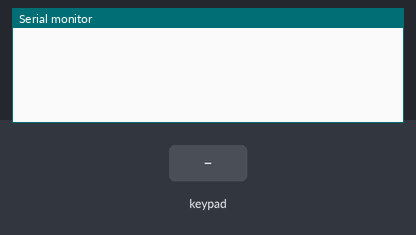
The sketch below on a simulated Arduino Uno, built with avr-gcc and run on an emulated ATmega328P. Parts: the last lines printed to the serial monitor. Wiring (inferred from the names in the program): 4×4 keypad with keys 1 2 3 A 4 5 6 B 7 8 9 C * 0 # D: rows pin 11, pin 10, pin 9, pin 8; columns pin 7, pin 6, pin 5, pin 4. The inputs (shaded band) are chosen by the test bench.

Above: at 1.2 s.
1.3 s: key '1' pressed
At 2.2 s:
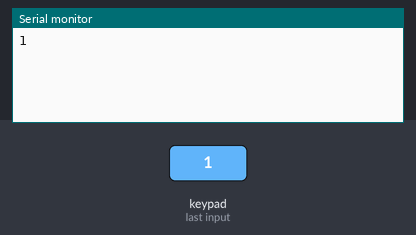
2.8 s: keypad keys 1 1 1 0 9 8 # pressed 0.4 s apart
At 6.4 s:
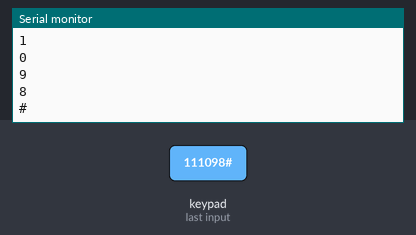
7.1 s: key 'A' pressed
At 7.9 s:
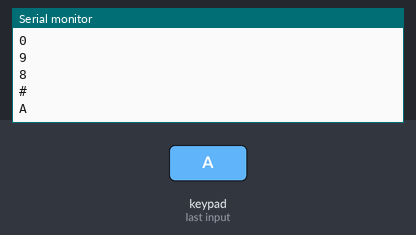
8.6 s: keypad keys 1 1 1 0 9 8 * pressed 0.4 s apart
At 12.0 s:
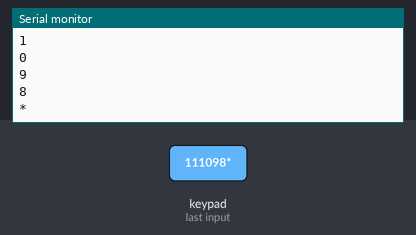
12.9 s: key 'B' pressed
At 13.5 s:
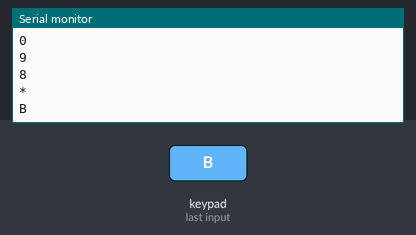
14.4 s: keypad keys 1 1 1 0 9 8 D pressed 0.4 s apart
At 17.6 s:
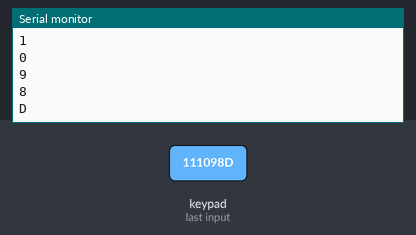
Timing chart, 0 to 19.1 s (numbered marks = the images above; inputs shaded):
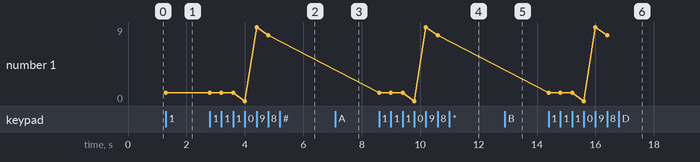

The sketch:

KeyboardScanning.ino
```cpp
// (C) Jitish Rajankumar Padhya, Raghav Tengse, Utkarsh Singh, group: 23 (2024)
// Work package 3
// Exercise 3:Keyboard Scanning
// Submission code: 2345166
const int numRows = 4;
const int numCols = 4;

// Define the key map: a 4x4 matrix that maps keys on the keypad to characters.map
char keys[numRows][numCols] = {
  {'1', '2', '3', 'A'},//First row of the keypad matrix
  {'4', '5', '6', 'B'},//Second row of the keypad matrix
  {'7', '8', '9', 'C'},//Third row of the keypad matrix
  {'*', '0', '#', 'D'}//Fourth row of the keypad matrix
};

// Define the pins for rows and columns
// An array holding the pin numbers for the rows of the keypad.
int rowPins[numRows] = {11, 10, 9, 8};
// An array holding the pin numbers for the coloumns of the keypad.
int colPins[numCols] = {7, 6, 5, 4};

void setup() {
  Serial.begin(9600);
  // Set column pins as inputs with pull-up resistors enabled
  for (int col = 0; col<  numCols; col++) {
    // Set the current column pin as input with pull-up resistor enabled.
    pinMode(colPins[col], INPUT_PULLUP);
  }
  // Set row pins as outputs

  // Iterate over each row pin
  for (int row = 0; row < numRows; row++) {
    // Set the current row pin as output.
    pinMode(rowPins[row], OUTPUT);
    // Set the current row pin to HIGH initially.
    digitalWrite(rowPins[row], HIGH);
  }
}

void loop() {
  // Scan each row
  for (int row = 0; row < numRows; row++) {
    // Set current row low to scan
    digitalWrite(rowPins[row], LOW);

    // Check each column for key press
    for (int col = 0; col < numCols; col++) {
      if (digitalRead(colPins[col]) == LOW) { // Key pressed
        // Print the pressed key
        Serial.println(keys[row][col]);
        // Wait for debounce
        delay(50);
        // Wait until key released
        while (digitalRead(colPins[col]) == LOW);
        delay(50);
      }
    }

    // Reset current row to high
    digitalWrite(rowPins[row], HIGH);
  }
}
```

Measured:
- after the input at 1.3 s, the serial monitor: prints a new line at once (image 1)
- after the input at 2.8 s, the serial monitor: prints a new line after 1.2 s (image 2)
- after the input at 7.1 s, the serial monitor: prints a new line at once (image 3)
- after the input at 8.6 s, the serial monitor: prints a new line at once (image 4)
- after the input at 12.9 s, the serial monitor: prints a new line at once (image 5)
- after the input at 14.4 s, the serial monitor: prints a new line at once (image 6)
- plotted number 1: 1 → 8 after the input at 2.8 s
